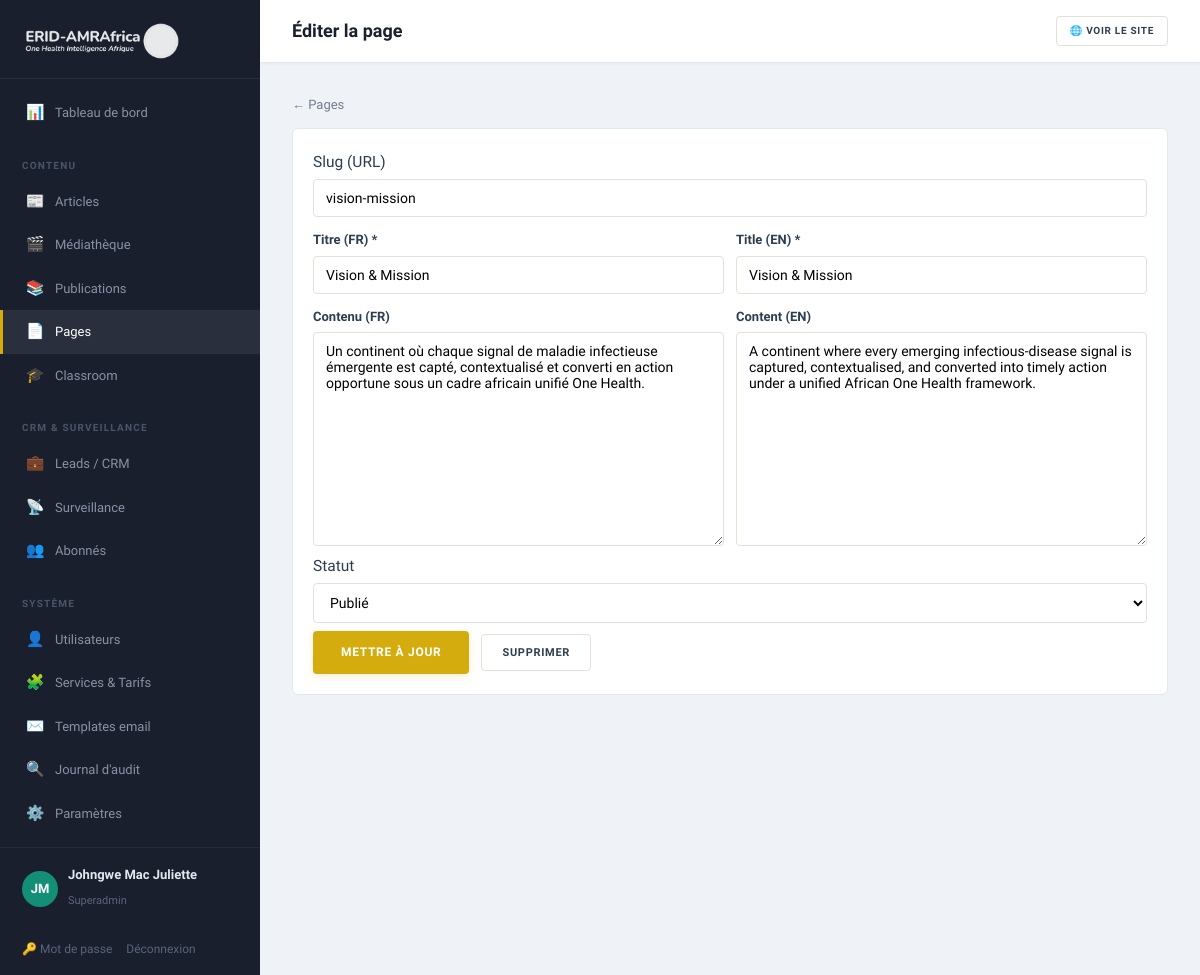
/admin/pages/1/edit (signed in), run on the app's committed database.
### tables this page shows
CREATE TABLE pages (
    id              INT UNSIGNED AUTO_INCREMENT PRIMARY KEY,
    slug            VARCHAR(120)    NOT NULL UNIQUE,
    title_fr        VARCHAR(200)    NOT NULL,
    title_en        VARCHAR(200)    NOT NULL,
    body_fr         MEDIUMTEXT      NULL,
    body_en         MEDIUMTEXT      NULL,
    status          ENUM('draft','published') NOT NULL DEFAULT 'published',
    updated_at      DATETIME        NOT NULL DEFAULT CURRENT_TIMESTAMP ON UPDATE CURRENT_TIMESTAMP
);

### app/Core/View.php (called while the page is built, shortened)
<?php
final class View
{
    public static function render(string $template, array $data = [], string $layout = 'public'): void
    {
        $root = Config::get('root');
        extract($data, EXTR_SKIP);
        require $root . '/app/Views/' . $template . '.php';
    }
    public static function e(?string $s): string
    {
        return htmlspecialchars((string) $s, ENT_QUOTES, 'UTF-8');
    }
}

### app/Core/Controller.php (called while the page is built, shortened)
<?php
abstract class Controller
{
    protected function view(string $template, array $data = [], string $layout = 'public'): void
    {
        View::render($template, $data, $layout);
    }
}

### app/Controllers/Admin/PagesController.php (called while the page is built, shortened)
<?php
final class PagesController extends Controller
{
    public function edit(string $id): void
    {
        $page = Database::one('SELECT * FROM pages WHERE id = ?', [(int) $id]);
        $this->view('admin/page_form', ['title' => 'Éditer la page', 'page' => $page], 'admin');
    }
}

### public/index.php (called while the page is built, shortened)
<?php
spl_autoload_register(function (string $class): void {
    $path = APP_ROOT . '/app/' . str_replace('\\', '/', substr($class, 4)) . '.php';
});
$router = new Router();
$router->dispatch($_SERVER['REQUEST_METHOD'], $_SERVER['REQUEST_URI']);

### app/Core/Config.php (called while the page is built, shortened)
<?php
final class Config
{
    private static array $data = [];
    public static function load(string $root): void
    {
        $env = [];
        self::$data = [
            'app' => [
                'name'   => $env['APP_NAME']   ?? 'ERID-AMRAfrica',
                'env'    => $env['APP_ENV']    ?? 'production',
                'url'    => $env['APP_URL']    ?? 'http://localhost:8080',
                'locale' => $env['APP_LOCALE'] ?? 'fr',
            ],
            'db' => [
                'host' => $env['DB_HOST'] ?? '127.0.0.1',
                'port' => $env['DB_PORT'] ?? '3306',
                'name' => $env['DB_NAME'] ?? 'erid_amrafrica',
                'user' => $env['DB_USER'] ?? 'root',
                'pass' => $env['DB_PASS'] ?? '',
            ],
            'mail' => [
                'from'      => $env['MAIL_FROM'] ?? 'consulting@erid-amrafrica.org',
                'from_name' => $env['MAIL_FROM_NAME'] ?? 'ERID-AMRAfrica',
            ],
            'root' => $root,
        ];
    }
    public static function get(string $key): mixed
    {
        return self::$data[$key] ?? null;
    }
}

### app/Core/Database.php (called while the page is built, shortened)
<?php
final class Database
{
    private static ?PDO $pdo = null;
    public static function pdo(): PDO
    {
        if (self::$pdo === null) {
            $cfg = Config::get('db');
            $dsn = sprintf(
                'mysql:host=%s;port=%s;dbname=%s;charset=utf8mb4',
                $cfg['host'], $cfg['port'], $cfg['name']
            );
            try {
                self::$pdo = new PDO($dsn, $cfg['user'], $cfg['pass'], [
                    PDO::ATTR_ERRMODE            => PDO::ERRMODE_EXCEPTION,
                    PDO::ATTR_DEFAULT_FETCH_MODE => PDO::FETCH_ASSOC,
                    PDO::ATTR_EMULATE_PREPARES   => false,
                    PDO::MYSQL_ATTR_INIT_COMMAND => "SET NAMES utf8mb4 COLLATE utf8mb4_unicode_ci",
                ]);
            } catch (PDOException $e) {
                http_response_code(500);
                exit('Database connection failed.');
            }
        }
        return self::$pdo;
    }
    public static function one(string $sql, array $params = []): ?array
    {
        $stmt = self::pdo()->prepare($sql);
        $stmt->execute($params);
        $row = $stmt->fetch();
        return $row ?: null;
    }
}

### app/Core/Csrf.php (called while the page is built, shortened)
<?php
final class Csrf
{
    public static function token(): string
    {
        return $_SESSION['csrf'];
    }
}

### app/Views/admin/page_form.php (the view, shortened to what this page needs)
<?php
$e = fn($s) => View::e($s);
$p = $page ?? null;
?>
<a class="back" href="/admin/pages">← Pages</a>
<div class="panel">
  <form method="post" action="<?= $p ? '/admin/pages/'.(int)$p['id'] : '/admin/pages' ?>">
    <label>Slug (URL)
      <input type="text" name="slug" value="<?= $e($p['slug'] ?? '') ?>" placeholder="vision-mission" pattern="[a-z0-9\-]+" title="Lettres minuscules, chiffres et tirets uniquement">
    </label>
    <div class="form-grid">
      <label>Titre (FR) *<input type="text" name="title_fr" required value="<?= $e($p['title_fr'] ?? '') ?>"></label>
      <label>Title (EN) *<input type="text" name="title_en" required value="<?= $e($p['title_en'] ?? '') ?>"></label>
    </div>
    <div class="form-grid">
      <label>Contenu (FR)<textarea name="body_fr" rows="12"><?= $e($p['body_fr'] ?? '') ?></textarea></label>
      <label>Content (EN)<textarea name="body_en" rows="12"><?= $e($p['body_en'] ?? '') ?></textarea></label>
    </div>
    <label>Statut
      <select name="status">
        <option value="published" <?= ($p && $p['status'] === 'published') ? 'selected' : '' ?>>Publié</option>
      </select>
    </label>
    <div style="display:flex;gap:12px;align-items:center;margin-top:8px">
      <button class="btn btn-gold lg" type="submit"><?= $p ? 'Mettre à jour' : 'Enregistrer' ?></button>
      <?php if ($p): ?>
        <a href="/admin/pages/<?= (int)$p['id'] ?>/delete" class="btn btn-ghost"
           onclick="event.preventDefault();if(confirm('Supprimer cette page ?')){const f=document.createElement('form');f.method='POST';f.action=this.href;const t=document.createElement('input');t.type='hidden';t.name='_csrf';t.value='<?= $e(\App\Core\Csrf::token()) ?>';f.appendChild(t);document.body.appendChild(f);f.submit();}">Supprimer</a>
      <?php endif; ?>
    </div>
  </form>
</div>

### app/Core/Router.php (shortened to what this page needs)
<?php
final class Router
{
    private array $routes = ['GET' => [], 'POST' => []];
    public function get(string $path, callable|array $handler): void
    {
        $this->routes['GET'][$this->normalize($path)] = $handler;
    }
    public function post(string $path, callable|array $handler): void
    {
        $this->routes['POST'][$this->normalize($path)] = $handler;
    }
    private function normalize(string $path): string
    {
        return '/' . trim($path, '/');
    }
    public function dispatch(string $method, string $uri): void
    {
        $path = $this->normalize(parse_url($uri, PHP_URL_PATH) ?: '/');
        foreach ($this->routes[$method] ?? [] as $route => $handler) {
            $pattern = '#^' . preg_replace('#\{[a-zA-Z_]+\}#', '([^/]+)', $route) . '$#';
            if (preg_match($pattern, $path, $m)) {
                array_shift($m);
                $this->invoke($handler, $m);
                return;
            }
        }
    }
    private function invoke(callable|array $handler, array $args): void
    {
        if (is_array($handler)) {
            [$class, $method] = $handler;
            (new $class())->{$method}(...$args);
            return;
        }
    }
}

### public/assets/css/app.css (style rules this page uses)
:root { --navy:#1B4F72;--navy-d:#154360;--navy-l:#2E86C1; --teal:#148F77;--teal-d:#0E6655;--teal-l:#1ABC9C; --gold:#D4AC0D;--gold-d:#B7950B;--gold-l:#F4D03F; --green:#27AE60;--green-d:#1E8449;--green-l:#58D68D; --burgundy:#78281F;--burgundy-d:#5B1F18; --red:#CB4335;--warm:#F8F4EF; --accent:#148F77; --c-spillover:#1B4F72;--c-amr:#148F77;--c-policy:#D4AC0D;--c-tech:#27AE60; --ink:#2C3E50;--muted:#717D8A;--light:#A6ACAF; --bg:#FCFAF7;--bg-alt:#F4F0EB;--card:#fff;--line:#E5E0D8; --font-d:'Merriweather',Georgia,serif; --font-b:'Source Sans 3','Source Sans Pro',system-ui,sans-serif; --w:1140px; --radius:10px;--radius-sm:6px;--radius-xs:4px; --shadow:0 2px 12px rgba(44,62,80,.05); --shadow-lg:0 8px 28px rgba(44,62,80,.08); --shadow-hover:0 6px 24px rgba(44,62,80,.1); }
*,*::before,*::after { box-sizing:border-box }
html { overflow-x:hidden }
body { margin:0;font-family:var(--font-b);color:var(--ink);background:var(--bg);line-height:1.7;font-size:15.5px;-webkit-font-smoothing:antialiased;overflow-x:hidden }
a { color:var(--ink);text-decoration:none;transition:color .25s }
.btn { display:inline-flex;align-items:center;justify-content:center;gap:6px;padding:10px 20px;font-weight:700;border:none;cursor:pointer;font-size:11px;font-family:var(--font-b);text-transform:uppercase;letter-spacing:.7px;transition:all .25s;line-height:1.4;border-radius:var(--radius-xs);position:relative }
.btn.lg { padding:13px 28px;font-size:12px }
.btn-gold { background:var(--gold);color:#fff;box-shadow:0 2px 8px rgba(212,172,13,.2) }
.btn-ghost { background:#fff;border:1px solid var(--line);color:var(--ink) }
.intake-form label,.form-grid label { display:block;font-weight:600;color:var(--ink);margin:12px 0 0;font-size:13px }
.intake-form input,.intake-form textarea,.intake-form select,.form-grid input,.form-grid textarea,.form-grid select,.panel input,.panel textarea,.panel select { width:100%;padding:10px 12px;border:1px solid var(--line);border-radius:var(--radius-xs);font-family:inherit;font-size:14px;margin-top:4px;background:#fff;transition:border .25s }
.form-grid { display:grid;grid-template-columns:1fr 1fr;gap:12px }
.back { display:inline-flex;align-items:center;gap:5px;margin-bottom:12px;color:var(--muted);font-size:13px;font-weight:500 }
body.admin { display:flex;background:#EFF2F7;font-family:var(--font-b);min-height:100vh }
.panel { background:#fff;border:1px solid #E2E8F0;padding:0;margin-bottom:18px;border-radius:var(--radius-sm);overflow:hidden }
.panel > form,.panel > dl,.panel > div:not(.panel__head):not(.dash-mini-list) { padding:20px }

### data on the page
pages: slug "vision-mission", title_fr "Vision & Mission", title_en "Vision & Mission", body_fr "Un continent où chaque signal de maladie infectieuse émergente est capté, contextualisé et converti en action opportune sous un cadre africain unifié One Health.", body_en "A continent where every emerging infectious-disease signal is captured, contextualised, and converted into timely action under a unified African One Health framework.", status "Publié"
